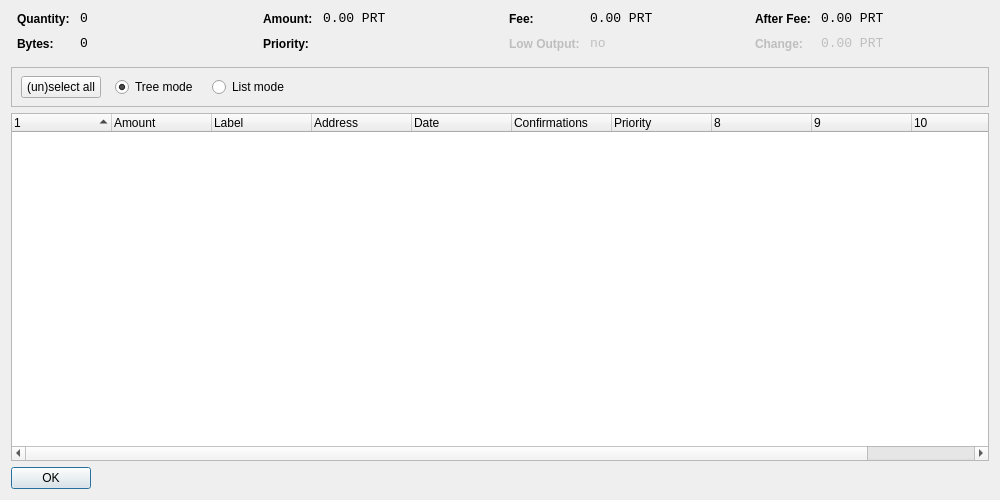
<?xml version="1.0" encoding="UTF-8"?>
<ui version="4.0">
 <class>CoinControlDialog</class>
 <widget class="QDialog" name="CoinControlDialog">
  <property name="geometry">
   <rect>
    <x>0</x>
    <y>0</y>
    <width>1000</width>
    <height>500</height>
   </rect>
  </property>
  <property name="windowTitle">
   <string>Coin Control</string>
  </property>
  <layout class="QVBoxLayout" name="verticalLayout">
   <item>
    <layout class="QHBoxLayout" name="horizontalLayoutTop" stretch="0,0,0,0">
     <property name="topMargin">
      <number>0</number>
     </property>
     <property name="bottomMargin">
      <number>10</number>
     </property>
     <item>
      <layout class="QFormLayout" name="formLayoutCoinControl1">
       <property name="horizontalSpacing">
        <number>10</number>
       </property>
       <property name="verticalSpacing">
        <number>10</number>
       </property>
       <property name="leftMargin">
        <number>6</number>
       </property>
       <property name="rightMargin">
        <number>6</number>
       </property>
       <item row="0" column="0">
        <widget class="QLabel" name="labelCoinControlQuantityText">
         <property name="styleSheet">
          <string notr="true">font-weight:bold;</string>
         </property>
         <property name="text">
          <string>Quantity:</string>
         </property>
        </widget>
       </item>
       <item row="0" column="1">
        <widget class="QLabel" name="labelCoinControlQuantity">
         <property name="font">
          <font>
           <family>Monospace</family>
           <pointsize>10</pointsize>
          </font>
         </property>
         <property name="cursor">
          <cursorShape>IBeamCursor</cursorShape>
         </property>
         <property name="contextMenuPolicy">
          <enum>Qt::ActionsContextMenu</enum>
         </property>
         <property name="text">
          <string notr="true">0</string>
         </property>
         <property name="textInteractionFlags">
          <set>Qt::LinksAccessibleByMouse|Qt::TextSelectableByKeyboard|Qt::TextSelectableByMouse</set>
         </property>
        </widget>
       </item>
       <item row="1" column="0">
        <widget class="QLabel" name="labelCoinControlBytesText">
         <property name="styleSheet">
          <string notr="true">font-weight:bold;</string>
         </property>
         <property name="text">
          <string>Bytes:</string>
         </property>
        </widget>
       </item>
       <item row="1" column="1">
        <widget class="QLabel" name="labelCoinControlBytes">
         <property name="font">
          <font>
           <family>Monospace</family>
           <pointsize>10</pointsize>
          </font>
         </property>
         <property name="cursor">
          <cursorShape>IBeamCursor</cursorShape>
         </property>
         <property name="contextMenuPolicy">
          <enum>Qt::ActionsContextMenu</enum>
         </property>
         <property name="text">
          <string notr="true">0</string>
         </property>
         <property name="textInteractionFlags">
          <set>Qt::LinksAccessibleByMouse|Qt::TextSelectableByKeyboard|Qt::TextSelectableByMouse</set>
         </property>
        </widget>
       </item>
      </layout>
     </item>
     <item>
      <layout class="QFormLayout" name="formLayoutCoinControl2">
       <property name="horizontalSpacing">
        <number>10</number>
       </property>
       <property name="verticalSpacing">
        <number>10</number>
       </property>
       <property name="leftMargin">
        <number>6</number>
       </property>
       <property name="rightMargin">
        <number>6</number>
       </property>
       <item row="0" column="0">
        <widget class="QLabel" name="labelCoinControlAmountText">
         <property name="styleSheet">
          <string notr="true">font-weight:bold;</string>
         </property>
         <property name="text">
          <string>Amount:</string>
         </property>
        </widget>
       </item>
       <item row="0" column="1">
        <widget class="QLabel" name="labelCoinControlAmount">
         <property name="font">
          <font>
           <family>Monospace</family>
           <pointsize>10</pointsize>
          </font>
         </property>
         <property name="cursor">
          <cursorShape>IBeamCursor</cursorShape>
         </property>
         <property name="contextMenuPolicy">
          <enum>Qt::ActionsContextMenu</enum>
         </property>
         <property name="text">
          <string notr="true">0.00 PRT</string>
         </property>
         <property name="textInteractionFlags">
          <set>Qt::LinksAccessibleByMouse|Qt::TextSelectableByKeyboard|Qt::TextSelectableByMouse</set>
         </property>
        </widget>
       </item>
       <item row="1" column="0">
        <widget class="QLabel" name="labelCoinControlPriorityText">
         <property name="styleSheet">
          <string notr="true">font-weight:bold;</string>
         </property>
         <property name="text">
          <string>Priority:</string>
         </property>
        </widget>
       </item>
       <item row="1" column="1">
        <widget class="QLabel" name="labelCoinControlPriority">
         <property name="font">
          <font>
           <family>Monospace</family>
           <pointsize>10</pointsize>
          </font>
         </property>
         <property name="cursor">
          <cursorShape>IBeamCursor</cursorShape>
         </property>
         <property name="contextMenuPolicy">
          <enum>Qt::ActionsContextMenu</enum>
         </property>
         <property name="text">
          <string/>
         </property>
         <property name="textInteractionFlags">
          <set>Qt::LinksAccessibleByMouse|Qt::TextSelectableByKeyboard|Qt::TextSelectableByMouse</set>
         </property>
        </widget>
       </item>
      </layout>
     </item>
     <item>
      <layout class="QFormLayout" name="formLayoutCoinControl3">
       <property name="horizontalSpacing">
        <number>10</number>
       </property>
       <property name="verticalSpacing">
        <number>10</number>
       </property>
       <property name="leftMargin">
        <number>6</number>
       </property>
       <property name="rightMargin">
        <number>6</number>
       </property>
       <item row="0" column="0">
        <widget class="QLabel" name="labelCoinControlFeeText">
         <property name="styleSheet">
          <string notr="true">font-weight:bold;</string>
         </property>
         <property name="text">
          <string>Fee:</string>
         </property>
        </widget>
       </item>
       <item row="0" column="1">
        <widget class="QLabel" name="labelCoinControlFee">
         <property name="font">
          <font>
           <family>Monospace</family>
           <pointsize>10</pointsize>
          </font>
         </property>
         <property name="cursor">
          <cursorShape>IBeamCursor</cursorShape>
         </property>
         <property name="contextMenuPolicy">
          <enum>Qt::ActionsContextMenu</enum>
         </property>
         <property name="text">
          <string notr="true">0.00 PRT</string>
         </property>
         <property name="textInteractionFlags">
          <set>Qt::LinksAccessibleByMouse|Qt::TextSelectableByKeyboard|Qt::TextSelectableByMouse</set>
         </property>
        </widget>
       </item>
       <item row="1" column="0">
        <widget class="QLabel" name="labelCoinControlLowOutputText">
         <property name="enabled">
          <bool>false</bool>
         </property>
         <property name="styleSheet">
          <string notr="true">font-weight:bold;</string>
         </property>
         <property name="text">
          <string>Low Output:</string>
         </property>
        </widget>
       </item>
       <item row="1" column="1">
        <widget class="QLabel" name="labelCoinControlLowOutput">
         <property name="enabled">
          <bool>false</bool>
         </property>
         <property name="font">
          <font>
           <family>Monospace</family>
           <pointsize>10</pointsize>
          </font>
         </property>
         <property name="cursor">
          <cursorShape>IBeamCursor</cursorShape>
         </property>
         <property name="contextMenuPolicy">
          <enum>Qt::ActionsContextMenu</enum>
         </property>
         <property name="text">
          <string notr="true">no</string>
         </property>
         <property name="textInteractionFlags">
          <set>Qt::LinksAccessibleByMouse|Qt::TextSelectableByKeyboard|Qt::TextSelectableByMouse</set>
         </property>
        </widget>
       </item>
      </layout>
     </item>
     <item>
      <layout class="QFormLayout" name="formLayoutCoinControl4">
       <property name="horizontalSpacing">
        <number>10</number>
       </property>
       <property name="verticalSpacing">
        <number>10</number>
       </property>
       <property name="leftMargin">
        <number>6</number>
       </property>
       <property name="rightMargin">
        <number>6</number>
       </property>
       <item row="0" column="0">
        <widget class="QLabel" name="labelCoinControlAfterFeeText">
         <property name="styleSheet">
          <string notr="true">font-weight:bold;</string>
         </property>
         <property name="text">
          <string>After Fee:</string>
         </property>
        </widget>
       </item>
       <item row="0" column="1">
        <widget class="QLabel" name="labelCoinControlAfterFee">
         <property name="font">
          <font>
           <family>Monospace</family>
           <pointsize>10</pointsize>
          </font>
         </property>
         <property name="cursor">
          <cursorShape>IBeamCursor</cursorShape>
         </property>
         <property name="contextMenuPolicy">
          <enum>Qt::ActionsContextMenu</enum>
         </property>
         <property name="text">
          <string notr="true">0.00 PRT</string>
         </property>
         <property name="textInteractionFlags">
          <set>Qt::LinksAccessibleByMouse|Qt::TextSelectableByKeyboard|Qt::TextSelectableByMouse</set>
         </property>
        </widget>
       </item>
       <item row="1" column="0">
        <widget class="QLabel" name="labelCoinControlChangeText">
         <property name="enabled">
          <bool>false</bool>
         </property>
         <property name="styleSheet">
          <string notr="true">font-weight:bold;</string>
         </property>
         <property name="text">
          <string>Change:</string>
         </property>
        </widget>
       </item>
       <item row="1" column="1">
        <widget class="QLabel" name="labelCoinControlChange">
         <property name="enabled">
          <bool>false</bool>
         </property>
         <property name="font">
          <font>
           <family>Monospace</family>
           <pointsize>10</pointsize>
          </font>
         </property>
         <property name="cursor">
          <cursorShape>IBeamCursor</cursorShape>
         </property>
         <property name="contextMenuPolicy">
          <enum>Qt::ActionsContextMenu</enum>
         </property>
         <property name="text">
          <string notr="true">0.00 PRT</string>
         </property>
         <property name="textInteractionFlags">
          <set>Qt::LinksAccessibleByMouse|Qt::TextSelectableByKeyboard|Qt::TextSelectableByMouse</set>
         </property>
        </widget>
       </item>
      </layout>
     </item>
    </layout>
   </item>
   <item>
    <widget class="QFrame" name="frame">
     <property name="minimumSize">
      <size>
       <width>0</width>
       <height>40</height>
      </size>
     </property>
     <property name="frameShape">
      <enum>QFrame::StyledPanel</enum>
     </property>
     <property name="frameShadow">
      <enum>QFrame::Sunken</enum>
     </property>
     <widget class="QWidget" name="horizontalLayoutWidget">
      <property name="geometry">
       <rect>
        <x>10</x>
        <y>0</y>
        <width>781</width>
        <height>41</height>
       </rect>
      </property>
      <layout class="QHBoxLayout" name="horizontalLayoutPanel" stretch="0,0,0,0,0">
       <property name="spacing">
        <number>14</number>
       </property>
       <item>
        <widget class="QPushButton" name="pushButtonSelectAll">
         <property name="sizePolicy">
          <sizepolicy hsizetype="Maximum" vsizetype="Fixed">
           <horstretch>0</horstretch>
           <verstretch>0</verstretch>
          </sizepolicy>
         </property>
         <property name="text">
          <string>(un)select all</string>
         </property>
        </widget>
       </item>
       <item>
        <widget class="QRadioButton" name="radioTreeMode">
         <property name="sizePolicy">
          <sizepolicy hsizetype="Maximum" vsizetype="Fixed">
           <horstretch>0</horstretch>
           <verstretch>0</verstretch>
          </sizepolicy>
         </property>
         <property name="text">
          <string>Tree mode</string>
         </property>
         <property name="checked">
          <bool>true</bool>
         </property>
        </widget>
       </item>
       <item>
        <widget class="QRadioButton" name="radioListMode">
         <property name="sizePolicy">
          <sizepolicy hsizetype="Maximum" vsizetype="Fixed">
           <horstretch>0</horstretch>
           <verstretch>0</verstretch>
          </sizepolicy>
         </property>
         <property name="text">
          <string>List mode</string>
         </property>
        </widget>
       </item>
       <item>
        <spacer name="horizontalSpacer">
         <property name="orientation">
          <enum>Qt::Horizontal</enum>
         </property>
         <property name="sizeHint" stdset="0">
          <size>
           <width>40</width>
           <height>20</height>
          </size>
         </property>
        </spacer>
       </item>
      </layout>
     </widget>
    </widget>
   </item>
   <item>
    <widget class="CoinControlTreeWidget" name="treeWidget">
     <property name="contextMenuPolicy">
      <enum>Qt::CustomContextMenu</enum>
     </property>
     <property name="sortingEnabled">
      <bool>false</bool>
     </property>
     <property name="columnCount">
      <number>11</number>
     </property>
     <attribute name="headerShowSortIndicator" stdset="0">
      <bool>true</bool>
     </attribute>
     <attribute name="headerStretchLastSection">
      <bool>false</bool>
     </attribute>
     <column>
      <property name="text">
       <string/>
      </property>
     </column>
     <column>
      <property name="text">
       <string>Amount</string>
      </property>
     </column>
     <column>
      <property name="text">
       <string>Label</string>
      </property>
     </column>
     <column>
      <property name="text">
       <string>Address</string>
      </property>
     </column>
     <column>
      <property name="text">
       <string>Date</string>
      </property>
     </column>
     <column>
      <property name="text">
       <string>Confirmations</string>
      </property>
      <property name="toolTip">
       <string>Confirmed</string>
      </property>
     </column>
     <column>
      <property name="text">
       <string>Priority</string>
      </property>
     </column>
     <column>
      <property name="text">
       <string/>
      </property>
     </column>
     <column>
      <property name="text">
       <string/>
      </property>
     </column>
     <column>
      <property name="text">
       <string/>
      </property>
     </column>
     <column>
      <property name="text">
       <string/>
      </property>
     </column>
    </widget>
   </item>
   <item>
    <widget class="QDialogButtonBox" name="buttonBox">
     <property name="sizePolicy">
      <sizepolicy hsizetype="Maximum" vsizetype="Fixed">
       <horstretch>0</horstretch>
       <verstretch>0</verstretch>
      </sizepolicy>
     </property>
     <property name="orientation">
      <enum>Qt::Horizontal</enum>
     </property>
     <property name="standardButtons">
      <set>QDialogButtonBox::Ok</set>
     </property>
    </widget>
   </item>
  </layout>
 </widget>
 <customwidgets>
  <customwidget>
   <class>CoinControlTreeWidget</class>
   <extends>QTreeWidget</extends>
   <header>coincontroltreewidget.h</header>
  </customwidget>
 </customwidgets>
 <resources/>
 <connections/>
</ui>
